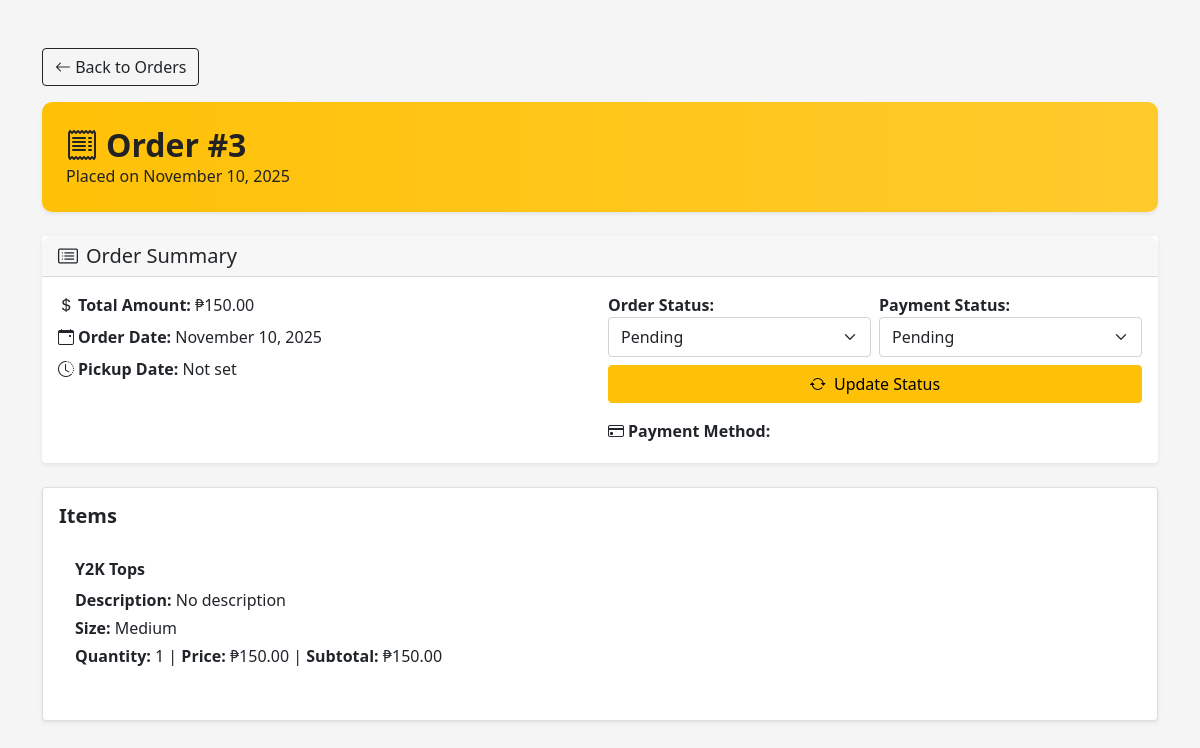
The page /admin/view_order.php?order_id=3 (signed in) on the database as committed earlier.
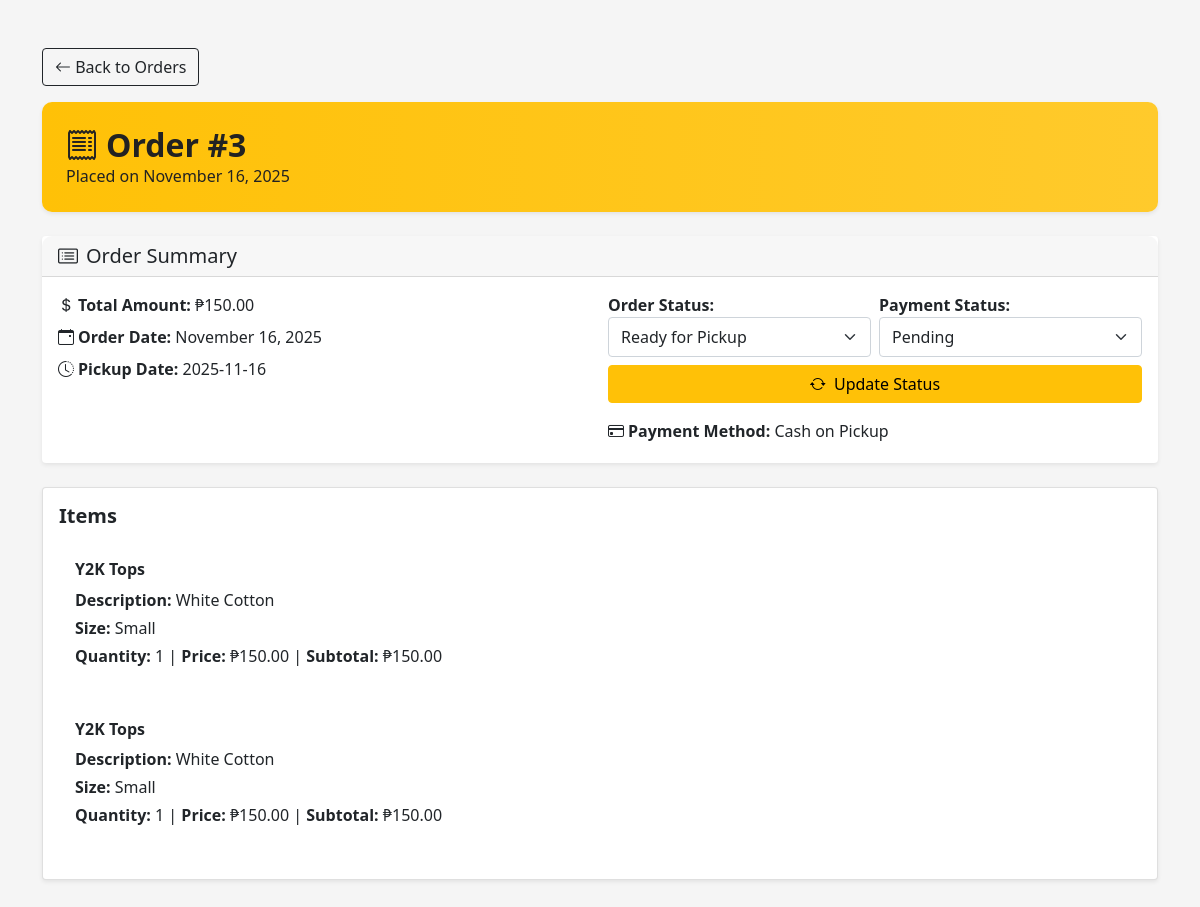
The same page on the database as committed later.
### tables this page shows
CREATE TABLE `orders` (
  `order_id` int(11) NOT NULL,
  `user_id` int(11) DEFAULT NULL,
  `order_date` datetime DEFAULT current_timestamp(),
  `total_amount` decimal(10,2) NOT NULL,
  `order_status` enum('Pending','Ready for Pickup','Completed','Cancelled') DEFAULT 'Pending',
  `pickup_date` date DEFAULT NULL,
  `payment_id` int(11) DEFAULT NULL
);

CREATE TABLE `order_items` (
  `order_item_id` int(11) NOT NULL,
  `order_id` int(11) DEFAULT NULL,
  `product_id` int(11) DEFAULT NULL,
  `quantity` int(11) NOT NULL,
  `price` decimal(10,2) NOT NULL
);

CREATE TABLE `products` (
  `product_id` int(11) NOT NULL,
  `name` varchar(100) NOT NULL,
  `description` text DEFAULT NULL,
  `price` decimal(10,2) NOT NULL,
  `category_id` int(11) DEFAULT NULL,
  `size` enum('Small','Medium','Large') NOT NULL,
  `image` varchar(255) DEFAULT NULL,
  `stock` int(11) DEFAULT 0,
  `date_added` datetime DEFAULT current_timestamp(),
  `status` enum('Available','Out of Stock') DEFAULT 'Available',
  `deleted_at` datetime DEFAULT NULL
);

CREATE TABLE `payments` (
  `payment_id` int(11) NOT NULL,
  `order_id` int(11) NOT NULL,
  `payment_method` enum('Cash on Pickup','GCash','PayMongo','Other') DEFAULT 'Cash on Pickup',
  `payment_ref` varchar(100) DEFAULT NULL,
  `amount` decimal(10,2) NOT NULL,
  `payment_date` datetime DEFAULT current_timestamp(),
  `payment_status` enum('Pending','Paid','Failed') DEFAULT 'Pending',
  `proof_image` varchar(255) DEFAULT NULL
);

### App/Controllers/OrderController.php (called while the page is built, shortened)
<?php
require_once __DIR__ . '/../DAO/OrderDAO.php';
class OrderController {
    private $orderDAO;
    public function __construct($conn) {
        $this->orderDAO = new OrderDAO($conn);
    }
    public function getOrderItems($order_id) {
        return $this->orderDAO->getOrderItems($order_id);
    }
    public function getOrderById($order_id) {
        return $this->orderDAO->getOrderById($order_id);
    }
}

### App/DAO/orderDAO.php (called while the page is built, shortened)
<?php
class OrderDAO {
    public $conn;
    public function __construct($conn) {
    $this->conn = $conn;
    }
    public function getOrderItems($order_id) {
        $stmt = $this->conn->prepare("
            SELECT
                oi.order_item_id,
                p.product_id,
                p.name AS product_name,
                p.image,
                p.size,
                p.description,
                oi.price,
                oi.quantity
            FROM order_items oi
            JOIN products p ON oi.product_id = p.product_id
            WHERE oi.order_id = ?
        ");
        $stmt->bind_param("i", $order_id);
        $stmt->execute();
        return $stmt->get_result()->fetch_all(MYSQLI_ASSOC);
    }
    public function getOrderById($order_id) {
        $stmt = $this->conn->prepare("
            SELECT
                o.*,
                u.name AS customer_name,
                p.payment_method,
                p.payment_status,
                p.payment_id,
                p.amount
            FROM orders o
            LEFT JOIN users u ON o.user_id = u.user_id
            LEFT JOIN payments p ON o.payment_id = p.payment_id
            WHERE o.order_id = ?
            LIMIT 1
        ");
        $stmt->bind_param("i", $order_id);
        $stmt->execute();
        return $stmt->get_result()->fetch_assoc();
    }
}

### Public/admin/view_order.php (the view, shortened to what this page needs)
<?php
require_once __DIR__ . '/../../App/Config/database_connect.php';
require_once __DIR__ . '/../../App/Controllers/OrderController.php';
$order_id = intval($_GET['order_id']);
$db = new Database();
$conn = $db->connect();
$orderController = new OrderController($conn);
$order = $orderController->getOrderById($order_id);
$orderItems = $orderController->getOrderItems($order_id);
?>
<!DOCTYPE html>
<html lang="en">
<head>
    <link href="../assets/vendor/bootstrap5/css/bootstrap.min.css" rel="stylesheet">
    <link href="https://cdn.jsdelivr.net/npm/bootstrap-icons@1.11.3/font/bootstrap-icons.min.css" rel="stylesheet">
    <link rel="stylesheet" href="assets/css/view_order.css">
</head>
<body>
<div class="container my-5">
    <a href="orders.php" class="btn btn-outline-dark mb-3">
        <i class="bi bi-arrow-left"></i> Back to Orders
    </a>
    <div class="order-header mb-4 shadow-sm">
        <h2 class="fw-bold mb-0"><i class="bi bi-receipt me-2"></i>Order #<?= htmlspecialchars($order_id) ?></h2>
        <p class="mb-0">Placed on <?= date("F d, Y", strtotime($order["order_date"])) ?></p>
    </div>
    <div class="card shadow-sm mb-4 border-0">
        <div class="card-header bg-gradient-warning text-dark fw-bold">
            <h5 class="mb-0"><i class="bi bi-card-list me-2"></i>Order Summary</h5>
        </div>
        <div class="card-body">
            <div class="row g-3">
                <div class="col-md-6">
                    <p class="mb-2"><i class="bi bi-currency-dollar me-1"></i><strong>Total Amount:</strong> ₱<?= number_format($order["total_amount"], 2) ?></p>
                    <p class="mb-2"><i class="bi bi-calendar-event me-1"></i><strong>Order Date:</strong> <?= date("F d, Y", strtotime($order["order_date"])) ?></p>
                    <p class="mb-2"><i class="bi bi-clock-history me-1"></i><strong>Pickup Date:</strong> <?= htmlspecialchars($order["pickup_date"] ?? "Not set") ?></p>
                </div>
                <div class="col-md-6">
                    <form method="post" class="mb-3">
                        <div class="row g-2">
                            <div class="col-md-6">
                                <label class="fw-bold">Order Status:</label>
                                <select name="order_status" class="form-select">
                                    <?php
                                    $statuses = ['Pending','Ready for Pickup','Completed','Cancelled'];
                                    foreach ($statuses as $status):
                                        $selected = ($order['order_status'] === $status) ? 'selected' : '';
                                    ?>
                                    <option value="<?= $status ?>" <?= $selected ?>><?= $status ?></option>
                                    <?php endforeach; ?>
                                </select>
                            </div>
                            <div class="col-md-6">
                                <label class="fw-bold">Payment Status:</label>
                                <select name="payment_status" class="form-select">
                                    <?php
                                    $paymentStatuses = ['Pending','Paid','Failed'];
                                    foreach($paymentStatuses as $pStatus):
                                        $selected = ($order['payment_status'] === $pStatus) ? 'selected' : '';
                                    ?>
                                    <option value="<?= $pStatus ?>" <?= $selected ?>><?= $pStatus ?></option>
                                    <?php endforeach; ?>
                                </select>
                            </div>
                        </div>
                        <button type="submit" name="update_status" class="btn btn-warning mt-2 update-status-btn">
                            <i class="bi bi-arrow-repeat me-1"></i> Update Status
                        </button>
                    </form>
                    <p class="mb-1"><i class="bi bi-credit-card me-1"></i><strong>Payment Method:</strong> <?= htmlspecialchars($order["payment_method"] ?? "N/A") ?></p>
                </div>
            </div>
        </div>
    </div>
    <div class="card shadow-sm">
        <div class="card-body">
            <h5 class="fw-bold mb-3">Items</h5>
            <?php foreach ($orderItems as $item): ?>
                <div class="order-item">
                    <h6 class="fw-bold"><?= htmlspecialchars($item['product_name']) ?></h6>
                    <p class="mb-1"><strong>Description:</strong> <?= htmlspecialchars($item['description'] ?? 'No description') ?></p>
                    <p class="mb-1"><strong>Size:</strong> <?= htmlspecialchars($item['size'] ?? 'N/A') ?></p>
                    <p class="mb-1">
                        <strong>Quantity:</strong> <?= (int)$item['quantity'] ?> |
                        <strong>Price:</strong> ₱<?= number_format($item['price'], 2) ?> |
                        <strong>Subtotal:</strong> ₱<?= number_format($item['price'] * $item['quantity'], 2) ?>
                    </p>
                </div>
            <?php endforeach; ?>
        </div>
    </div>
</div>
</body>
</html>

### Public/admin/assets/css/view_order.css (style rules this page uses)
body { background: #f5f5f5; }
.order-header { background: linear-gradient(90deg, #ffc107, #ffca2c); padding: 1.5rem; border-radius: 10px; color: #222; }
.order-item { padding: 1rem; border-radius: 10px; background: #fff; margin-bottom: 1rem; transition: 0.2s; }
.card-header.bg-gradient-warning { border-radius: 10px 10px 0 0; }
.form-select { height: 40px; }
button.update-status-btn { width: 100%; }

Rows that differ between the two databases and show on the page:
changed orders: order_date "November 10, 2025" → "November 16, 2025"; pickup_date "Not set" → "2025-11-16"; order_status (not shown) → "Ready for Pickup"; payment.payment_method (not shown) → "Cash on Pickup"
changed order_items (number 1 of 2 on the later page): product.description "No description" → "White Cotton"; product.size "Medium" → "Small"
added order_items: product.name "Y2K Tops", product.description "White Cotton", product.size "Small", quantity "1", price "150.00", $item['price']*$item['quantity'] "150.00"
Other text that changed with them:
form field order_status: "Pending" → (not shown)
